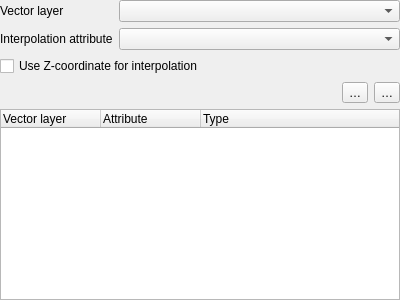
<?xml version="1.0" encoding="UTF-8"?>
<ui version="4.0">
 <class>QgsInterpolationSourceWidgetBase</class>
 <widget class="QWidget" name="QgsInterpolationSourceWidgetBase">
  <property name="geometry">
   <rect>
    <x>0</x>
    <y>0</y>
    <width>400</width>
    <height>300</height>
   </rect>
  </property>
  <property name="windowTitle">
   <string notr="true">Form</string>
  </property>
  <layout class="QGridLayout" name="gridLayout">
   <property name="leftMargin">
    <number>0</number>
   </property>
   <property name="topMargin">
    <number>0</number>
   </property>
   <property name="rightMargin">
    <number>0</number>
   </property>
   <property name="bottomMargin">
    <number>0</number>
   </property>
   <item row="0" column="0">
    <widget class="QLabel" name="label_2">
     <property name="text">
      <string>Vector layer</string>
     </property>
     <property name="buddy">
      <cstring>cmbLayers</cstring>
     </property>
    </widget>
   </item>
   <item row="0" column="1">
    <widget class="QgsMapLayerComboBox" name="cmbLayers">
     <property name="sizePolicy">
      <sizepolicy hsizetype="Expanding" vsizetype="Fixed">
       <horstretch>0</horstretch>
       <verstretch>0</verstretch>
      </sizepolicy>
     </property>
    </widget>
   </item>
   <item row="1" column="0">
    <widget class="QLabel" name="mInterpolationAttributeLabel">
     <property name="text">
      <string>Interpolation attribute</string>
     </property>
     <property name="buddy">
      <cstring>cmbFields</cstring>
     </property>
    </widget>
   </item>
   <item row="1" column="1">
    <widget class="QgsFieldComboBox" name="cmbFields">
     <property name="sizePolicy">
      <sizepolicy hsizetype="MinimumExpanding" vsizetype="Fixed">
       <horstretch>0</horstretch>
       <verstretch>0</verstretch>
      </sizepolicy>
     </property>
    </widget>
   </item>
   <item row="4" column="0" colspan="2">
    <widget class="QTreeWidget" name="layersTree">
     <column>
      <property name="text">
       <string>Vector layer</string>
      </property>
     </column>
     <column>
      <property name="text">
       <string>Attribute</string>
      </property>
     </column>
     <column>
      <property name="text">
       <string>Type</string>
      </property>
     </column>
    </widget>
   </item>
   <item row="2" column="0" colspan="2">
    <widget class="QCheckBox" name="chkUseZCoordinate">
     <property name="text">
      <string>Use Z-coordinate for interpolation</string>
     </property>
    </widget>
   </item>
   <item row="3" column="0" colspan="2">
    <layout class="QHBoxLayout" name="horizontalLayout">
     <item>
      <spacer name="horizontalSpacer">
       <property name="orientation">
        <enum>Qt::Orientation::Horizontal</enum>
       </property>
       <property name="sizeHint" stdset="0">
        <size>
         <width>40</width>
         <height>20</height>
        </size>
       </property>
      </spacer>
     </item>
     <item>
      <widget class="QToolButton" name="btnAdd">
       <property name="text">
        <string>…</string>
       </property>
      </widget>
     </item>
     <item>
      <widget class="QToolButton" name="btnRemove">
       <property name="text">
        <string>…</string>
       </property>
      </widget>
     </item>
    </layout>
   </item>
  </layout>
 </widget>
 <customwidgets>
  <customwidget>
   <class>QgsMapLayerComboBox</class>
   <extends>QComboBox</extends>
   <header>qgsmaplayercombobox.h</header>
  </customwidget>
  <customwidget>
   <class>QgsFieldComboBox</class>
   <extends>QComboBox</extends>
   <header>qgsfieldcombobox.h</header>
  </customwidget>
 </customwidgets>
 <resources/>
 <connections/>
</ui>
